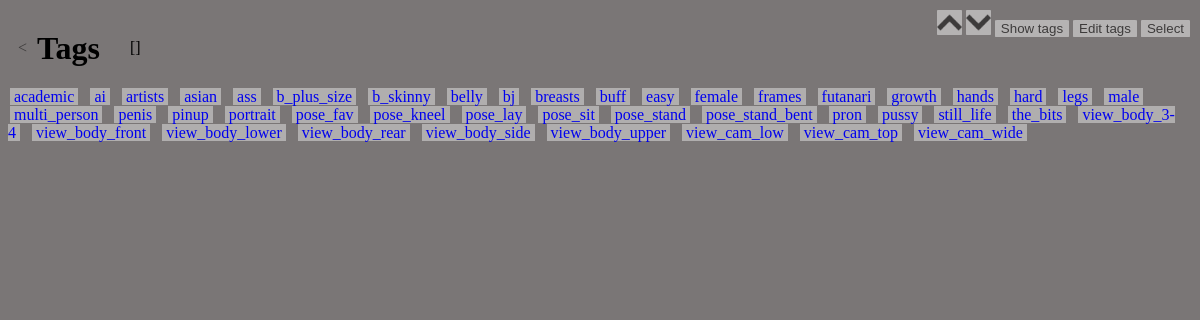
/tagged, run on the app's committed database.
### models/models_lump.py (models this page shows, shortened)
class Tag(Base):
    __tablename__ = 'tags'
    id = Column(Integer, primary_key=True)
    tag = Column(Text, unique=True)

### server_ext_tags.py (the view)
@routes_tags.route('/tagged')
def view_tags():
    args = request.args
    tags_all = args.get('tags', default="").split(',')
    tags_pos = [tag for tag in tags_all if not tag.startswith('-')]
    tags_neg = [tag[1:] for tag in tags_all if tag.startswith('-')]
    tags_pos = Ctrl.get_tags_by_names(tags_pos)
    tags_neg = Ctrl.get_tags_by_names(tags_neg)
    page_str = args.get('page', default='1')
    page = max(int(page_str) - 1, 0)
    limit = 100
    offset = limit * page
    response, images = Ctrl.get_all_by_tags(tags_pos, tags_neg, limit, offset)
    overview = {}
    overview["study_type"] = ', '.join(tags_all)
    overview["path"] = ""
    tags_available = Ctrl.get_all_tags(sort_by_name=True)
    panel = Markup(render_template('tpl_tags_panel.html', tags=tags_available))
    return render_template('tpl_view_folder.html', title='Tags', images=images, overview=overview, panel=panel, tags=tags_available)

### image_metadata_controller.py (called while the page is built)
    @staticmethod
    def get_all_by_tags(tags_pos: [int], tags_neg: [int], limit=100, offset=0) -> '[ImageMetadata]':
        s = Session()
        l = len(tags_pos)
        q = s.query(ImageTag).filter(ImageTag.tag_id.in_(tags_pos)).filter(~ImageTag.tag_id.in_(tags_neg)).group_by(ImageTag.image_id).having(func.count(ImageTag.image_id) == l)
        image_ids = [imt.image_id for imt in q.all()]
        q = s.query(ImageMetadata).filter(ImageMetadata.image_id.in_(image_ids)).order_by(ImageMetadata.imported_at.desc())
        result = q.limit(limit).offset(offset).all()
        return "", result

    @staticmethod
    def get_tags_by_names(tags: [str]) -> [int]:
        s = Session()
        rows = s.query(Tag).filter(Tag.tag.in_(tags)).all()
        return [row.id for row in rows]

    @staticmethod
    def get_all_tags(sort_by_name=False):
        s = Session()
        tags = s.query(Tag).all()
        if sort_by_name:
            tags.sort(key=(lambda t : t.tag))
        return tags

### templates/tpl_tags_panel.html (shortened to what this page needs)
<div class="tag-panel">
    {% for tag in tags %}
        <a href="#" class="tag-link" data-tag="{{ tag.tag }}">&nbsp;{{ tag.tag }}&nbsp;</a>&nbsp;
    {% endfor %}
</div>

### templates/tpl_view_folder.html (shortened to what this page needs)
<!DOCTYPE html>
<html lang="en">
<head>
    <link rel="stylesheet" href="/static/styles_global.css">
    <link rel="stylesheet" href="/static/styles_gallery.css">
</head>
<body>
<div class="header">
    <a class="back-btn no-decor btn-bg-blend" href="/">&lt;</a><h1>{{ title }}</h1>
    <p>[{{ overview.study_type|default('') }}]</p><p>{{ overview.path|default('') }}</p>
</div>
<div>{{ panel|default('') }}</div>
<div class="top-menu">
    <button id="rate-up" class="rate-up btn-bg-blend" value="1"></button>
    <button id="rate-dn" class="rate-dn btn-bg-blend" value="-1"></button>
    <button id="tags-show-btn" class="btn-bg-blend">Show tags</button>
    <button id="tags-open-btn" class="btn-bg-blend">Edit tags</button>
    <button id="toggle-selection-mode-btn" class="btn-bg-blend">Select</button>
</div>
</body>
</html>

### static/styles_global.css (style rules this page uses)
body { background-color: #7a7676; }
button { border-radius: 3%; border: 2px; }
.header { display: flex; flex-direction: row; height: 80px; align-items: center; }
.header h1, a, p { margin-left: 10px; }
.header h1 { margin-right: 20px; }
.back-btn { color: #545151; }
.no-decor, .no-decor:active, .no-decor:hover, .no-decor:visited, .no-decor:focus { color: inherit; text-decoration: none; }
.rate-up, .rate-dn { width: 25px; height: 25px; background-size: cover; border: none; padding: 2px; }
.rate-up { background-image: url("/static/arrow_up.png"); }
.rate-dn { background-image: url("/static/arrow_down.png"); }
.btn-bg-blend { opacity: 0.5; transition: opacity 0.2s; }

### static/styles_gallery.css (style rules this page uses)
.top-menu { position: fixed; top: 10px; right: 10px; }
.tag-panel { margin-bottom: 10px; }
.tag-link { background-color: #b0aeae; text-decoration: none; margin: 2px; }
.tag-link { background-color: #b0aeae; text-decoration: none; margin: 2px; transition: background-color 0.2s; }

### data on the page
Tag: tag "academic"
Tag: tag "ai"
Tag: tag "artists"
Tag: tag "asian"
Tag: tag "ass"
Tag: tag "b_plus_size"
Tag: tag "b_skinny"
Tag: tag "belly"
Tag: tag "bj"
Tag: tag "breasts"
Tag: tag "buff"
Tag: tag "easy"
Tag: tag "female"
Tag: tag "frames"
Tag: tag "futanari"
Tag: tag "growth"
Tag: tag "hands"
Tag: tag "hard"
Tag: tag "legs"
Tag: tag "male"
Tag: tag "multi_person"
Tag: tag "penis"
Tag: tag "pinup"
Tag: tag "portrait"
Tag: tag "pose_fav"
Tag: tag "pose_kneel"
Tag: tag "pose_lay"
Tag: tag "pose_sit"
Tag: tag "pose_stand"
Tag: tag "pose_stand_bent"
Tag: tag "pron"
Tag: tag "pussy"
Tag: tag "still_life"
Tag: tag "the_bits"
Tag: tag "view_body_3-4"
Tag: tag "view_body_front"
Tag: tag "view_body_lower"
Tag: tag "view_body_rear"
Tag: tag "view_body_side"
Tag: tag "view_body_upper"
Tag: tag "view_cam_low"
Tag: tag "view_cam_top"
Tag: tag "view_cam_wide"

### other printed values
{{ title }} "Tags"
